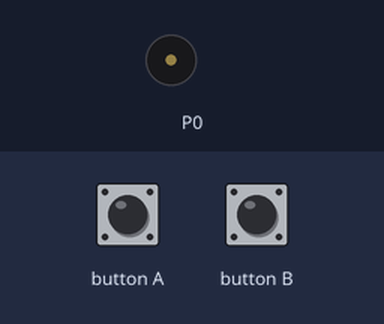
The program below on a simulated BBC micro:bit (MakeCode). Shown: buzzer (waves = sounding). The test bench sets the inputs (shaded band).

Above: at 1.2 s.
1.3 s: button A pressed for 0.15 s
At 1.8 s:
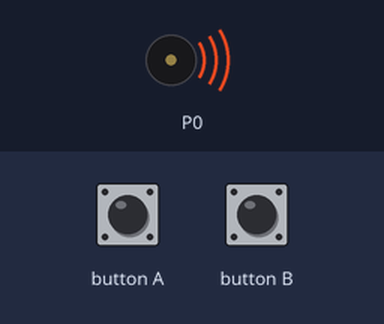
4.4 s: button B pressed for 0.15 s
Timing chart, 0 to 9.6 s (numbered marks = the images above; inputs shaded):
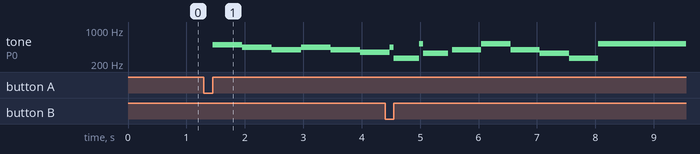

The program:

main.ts
```typescript
input.onButtonPressed(Button.A, function () {
    music.play(music.stringPlayable("B A G A G F A C5 ", 120), music.PlaybackMode.UntilDone)
})
input.onButtonPressed(Button.B, function () {
    music.ringTone(261.63)
    basic.pause(500)
    music.ringTone(329.63)
    basic.pause(500)
    music.ringTone(392)
    basic.pause(500)
    music.ringTone(523.25)
    basic.pause(500)
    music.ringTone(392)
    basic.pause(500)
    music.ringTone(329.63)
    basic.pause(500)
    music.ringTone(261.63)
    basic.pause(500)
    music.ringTone(523.25)
})
basic.forever(function () {

})
```

test.ts
```typescript
// les proves van aquí; això no es compilarà quan aquest paquet s'usi com a extensió.
```

Measured:
- after the input at 1.3 s, tone on P0: silent → 494 Hz after 0.15 s, then repeats every 1.0 s: 440 Hz 0.51 s, 392 Hz 0.51 s
